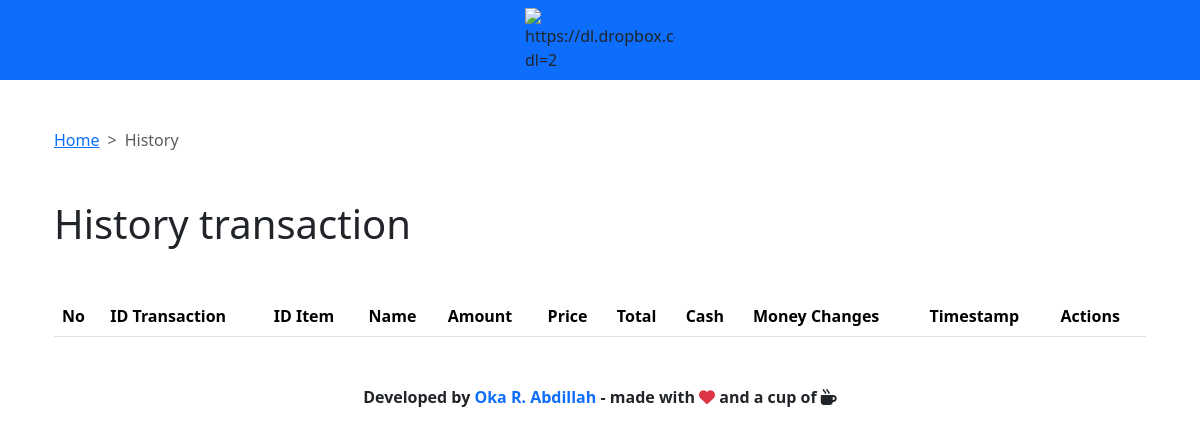
The page /pages/history/index.php (signed in) on the database as committed earlier.
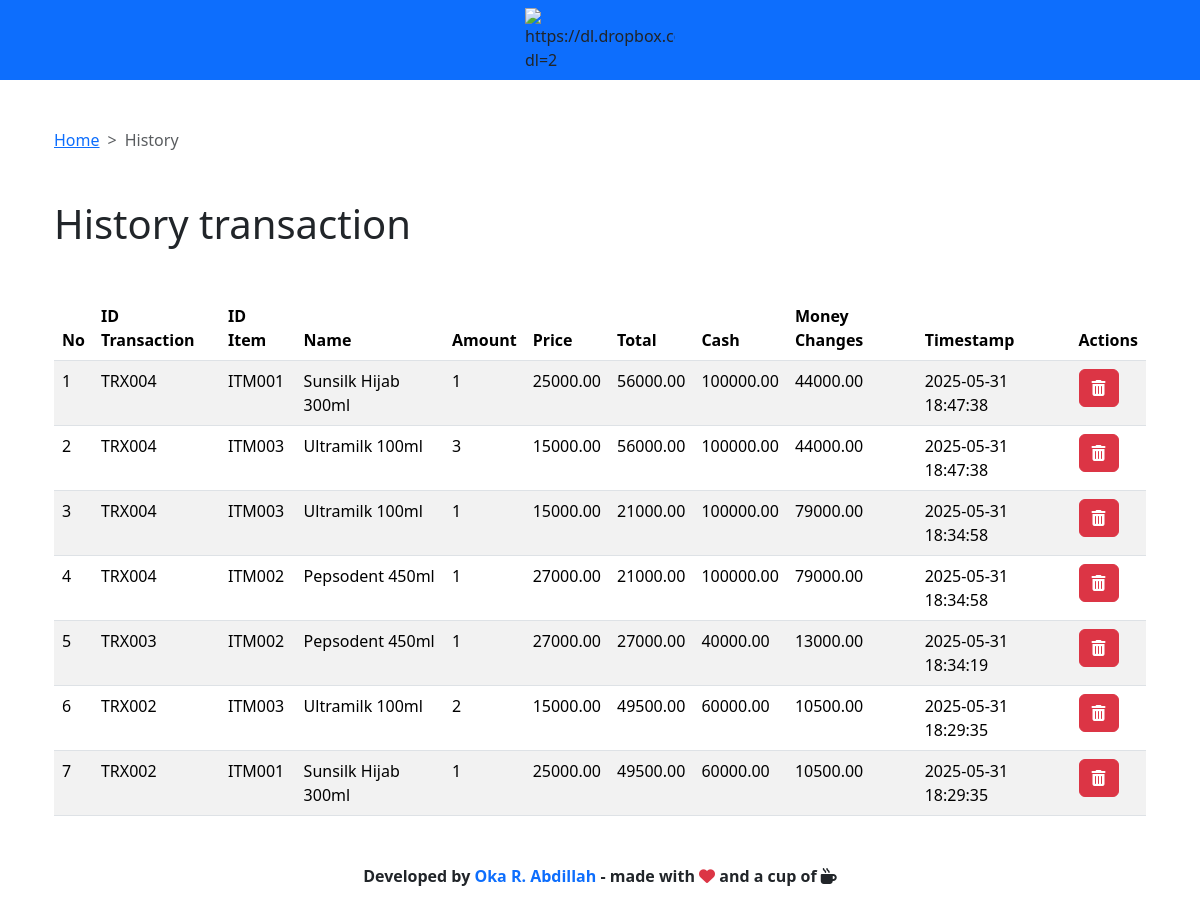
The same page on the database as committed later.
### tables this page shows
CREATE TABLE IF NOT EXISTS `transaction_details` (
  `transaction_id` int NOT NULL AUTO_INCREMENT,
  `item_id` int NOT NULL,
  `sale_id` int NOT NULL,
  `quantity` int NOT NULL,
  `item_price` decimal(15,2) NOT NULL,
  PRIMARY KEY (`transaction_id`),
  KEY `FK_transaction_details_items` (`item_id`),
  KEY `fk_transaction_details_sale_id` (`sale_id`)
);

CREATE TABLE IF NOT EXISTS `sales` (
  `sale_id` int NOT NULL AUTO_INCREMENT,
  `transaction_id_txt` varchar(255) NOT NULL,
  `sale_date` datetime NOT NULL,
  `total_amount` decimal(15,2) NOT NULL,
  `cash_paid` decimal(15,2) NOT NULL,
  `money_changes` decimal(15,2) NOT NULL,
  `discount_amount` decimal(15,2) DEFAULT '0.00',
  `created_at` timestamp NULL DEFAULT CURRENT_TIMESTAMP,
  PRIMARY KEY (`sale_id`)
);

CREATE TABLE IF NOT EXISTS `items` (
  `item_id` int NOT NULL AUTO_INCREMENT,
  `item_id_txt` varchar(15) NOT NULL,
  `item_name` varchar(50) NOT NULL,
  `item_price` varchar(30) NOT NULL,
  `create_at` varchar(50) NOT NULL,
  `last_modified` varchar(50) DEFAULT NULL,
  PRIMARY KEY (`item_id`)
);

### src/server/getter/get_transactions.php (called while the page is built)
<?php
function get_transactions( $conn )
{
  $sql = "
    SELECT
        s.transaction_id_txt,
        td.transaction_id,
        td.quantity AS transaction_amount,
        s.total_amount AS transaction_total,
        s.cash_paid AS transaction_cash,
        s.money_changes AS transaction_money_changes,
        s.sale_date AS transaction_create_at,
        i.item_id_txt,
        i.item_name,
        td.item_price
    FROM
        sales s
    INNER JOIN
        transaction_details td ON s.sale_id = td.sale_id
    INNER JOIN
        items i ON td.item_id = i.item_id
    ORDER BY
        s.sale_date DESC,             -- Urutkan berdasarkan tanggal transaksi terbaru
        s.transaction_id_txt ASC,     -- Kemudian berdasarkan ID transaksi teks
        td.transaction_id ASC         -- Kemudian berdasarkan ID detail item (untuk konsistensi)
  ";
  $results = mysqli_query($conn, $sql);
  $rows = [];
    while ( $res = mysqli_fetch_assoc( $results ))
    {
        array_push( $rows, $res );
    }
    return $rows;
}
?>

### pages/history/index.php (the view, shortened to what this page needs)
<?php
require("../../src/server/connection.php");
require("../../src/server/getter/get_transactions.php");
?>
<!doctype html>
<html lang="en">
  <head>
    <link rel="stylesheet" type="text/css" href="https://cdn.datatables.net/1.11.3/css/dataTables.bootstrap5.min.css">
    <link href="../../node_modules/bootstrap/dist/css/bootstrap.min.css" rel="stylesheet">
    <link rel="stylesheet" href="../../node_modules/@fortawesome/fontawesome-free/css/all.css">
  </head>
  <body>
    <section data-root="navbar"></section>
    <main class="container-md px-4 mt-5">
      <div class="mb-5" data-root="breadcumb"></div>
      <h1 class="mb-5">
        History transaction
      </h1>
      <table class="table table-striped" style="width: 100%" id="table_id">
        <thead>
          <tr>
            <th>No</th>
            <th>ID Transaction</th>
            <th>ID Item</th>
            <th>Name</th>
            <th>Amount</th>
            <th>Price</th>
            <th>Total</th>
            <th>Cash</th>
            <th>Money Changes</th>
            <th>Timestamp</th>
            <th>Actions</th>
          </tr>
        </thead>
        <tbody>
          <?php
          $no = 1;
          foreach ( get_transactions($conn) as $item )
          {
            $transactionIdTxt = $item["transaction_id_txt"];
            $transactionId = $item["transaction_id"];
            $transactionAmount = $item["transaction_amount"];
            $transactionTotal = $item["transaction_total"];
            $transactionCash = $item["transaction_cash"];
            $transactionMoneyChanges = $item["transaction_money_changes"];
            $transactionCreateAt = $item["transaction_create_at"];
            $itemIdTxt = $item["item_id_txt"];
            $itemName = $item["item_name"];
            $itemPrice = $item["item_price"];
            echo "
              <tr>
                <td>$no</td>
                <td>$transactionIdTxt</td>
                <td>$itemIdTxt</td>
                <td>$itemName</td>
                <td>$transactionAmount</td>
                <td>$itemPrice</td>
                <td>$transactionTotal</td>
                <td>$transactionCash</td>
                <td>$transactionMoneyChanges</td>
                <td>$transactionCreateAt</td>
                <td>
                  <a class=\"btn btn-danger\" href=\"../../src/server/setter/remove_transaction.php?key=$transactionId\">
                    <i class=\"fa fa-trash\"></i>
                  </a>
                </td>
              </tr>";
            $no++;
          }
          ?>
        </tbody>
      </table>
    </main>
    <section data-root="footer"></section>
  </body>
</html>

Rows that differ between the two databases and show on the page:
added transaction_details: sale.transaction_id_txt "TRX004", item.item_id_txt "ITM001", item.item_name "Sunsilk Hijab 300ml", quantity "1", item_price "25000.00", sale.total_amount "56000.00", sale.cash_paid "100000.00", sale.money_changes "44000.00", sale.sale_date "2025-05-31 18:47:38"
added transaction_details: sale.transaction_id_txt "TRX004", item.item_id_txt "ITM003", item.item_name "Ultramilk 100ml", quantity "3", item_price "15000.00", sale.total_amount "56000.00", sale.cash_paid "100000.00", sale.money_changes "44000.00", sale.sale_date "2025-05-31 18:47:38"
added transaction_details: sale.transaction_id_txt "TRX004", item.item_id_txt "ITM003", item.item_name "Ultramilk 100ml", quantity "1", item_price "15000.00", sale.total_amount "21000.00", sale.cash_paid "100000.00", sale.money_changes "79000.00", sale.sale_date "2025-05-31 18:34:58"
added transaction_details: sale.transaction_id_txt "TRX004", item.item_id_txt "ITM002", item.item_name "Pepsodent 450ml", quantity "1", item_price "27000.00", sale.total_amount "21000.00", sale.cash_paid "100000.00", sale.money_changes "79000.00", sale.sale_date "2025-05-31 18:34:58"
added transaction_details: sale.transaction_id_txt "TRX003", item.item_id_txt "ITM002", item.item_name "Pepsodent 450ml", quantity "1", item_price "27000.00", sale.total_amount "27000.00", sale.cash_paid "40000.00", sale.money_changes "13000.00", sale.sale_date "2025-05-31 18:34:19"
added transaction_details: sale.transaction_id_txt "TRX002", item.item_id_txt "ITM003", item.item_name "Ultramilk 100ml", quantity "2", item_price "15000.00", sale.total_amount "49500.00", sale.cash_paid "60000.00", sale.money_changes "10500.00", sale.sale_date "2025-05-31 18:29:35"
added transaction_details: sale.transaction_id_txt "TRX002", item.item_id_txt "ITM001", item.item_name "Sunsilk Hijab 300ml", quantity "1", item_price "25000.00", sale.total_amount "49500.00", sale.cash_paid "60000.00", sale.money_changes "10500.00", sale.sale_date "2025-05-31 18:29:35"
